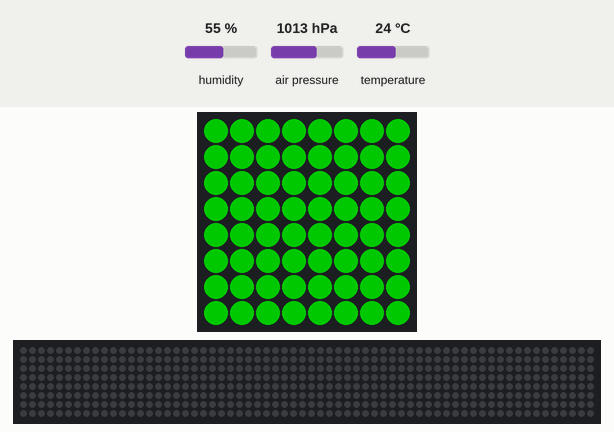
A program run on a simulated Raspberry Pi (BCM pin numbers) with a Sense HAT. On the bench: the Sense HAT's 8×8 RGB LED matrix, a strip that is not on the board, showing the scrolling text unrolled. The test bench sets the inputs (shaded band); at power-on: humidity 55 %, air pressure 1013 hPa, temperature 24 °C. Dim RGB values are drawn brighter than linear; the 64×8 strip is a reading aid, not a part: it shows the text the matrix is scrolling, unrolled, one strip-width of it at a time; what the program prints to the terminal is not drawn. At 24.5 s the program stops and its outputs stay as they are.

Above: at 0.03 s.
At 0.43 s:
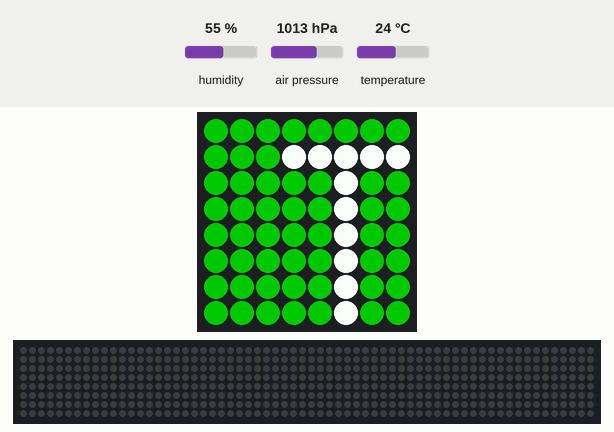
At 6.33 s:
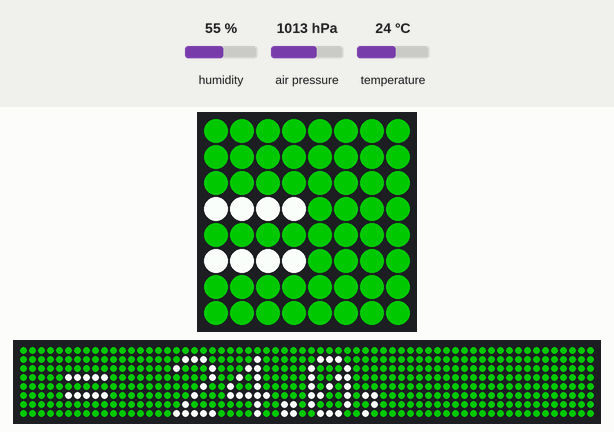
At 12.22 s:
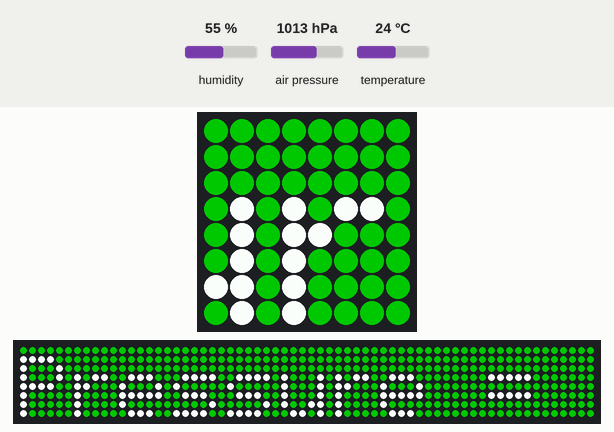
At 18.27 s:
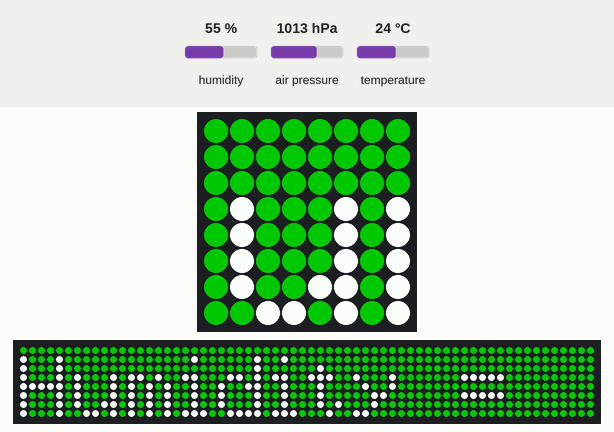
At 24.4 s:
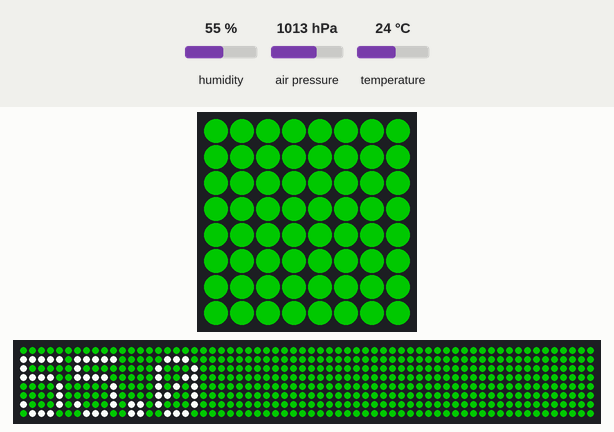

The program:

04_read_sensors_demo.py
```python
from sense_hat import SenseHat
from time import sleep
from random import randint

def do_readings(sense):
        t = sense.get_temperature()
        p = sense.get_pressure()
        h = sense.get_humidity()
        t = round(t, 1)
        p = round(p, 1)
        h = round(h, 1)
        if t > 18.3 and t < 26.7:
            bg = (0, 100, 0) # green
            tc = (255, 255, 255) # white
        else:
            bg = (100, 0, 0) # red
            tc = (200, 200, 0) # yellow
        msg = f"Temperature = {t}, Pressure = {p}, Humidity = {h}"
        msg2 = f"温度 = {t}, 气压 = {p}, 湿度 = {h}"
        sense.show_message(msg, scroll_speed=0.08, back_colour=bg, text_colour=tc)
        print(msg2)

def show_sensor_readings():
    sense = SenseHat()
    sense.clear()
    do_readings(sense)
    sense.clear()

def main():
    for i in range(1):
        show_sensor_readings()

if __name__ == "__main__":
    main()
```
